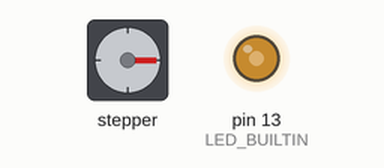
Simulated run of this sketch. Board: Arduino Uno, built with avr-gcc and run on an emulated ATmega328P. Shown: stepper motor, output pins drawn as LEDs (lit = HIGH). Wiring (inferred from the names in the program): stepper motor driver (200 steps per turn assumed): step A4; direction A5. Pins used as bus, display or sensor lines are not drawn.

Above: at 0.05 s.
At 0.15 s:
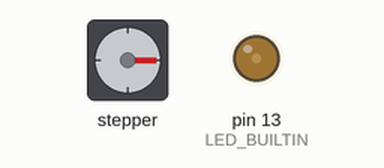
At 1.1 s:
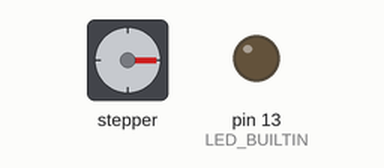
Timing chart, 0 to 3.0 s (numbered marks = the images above):
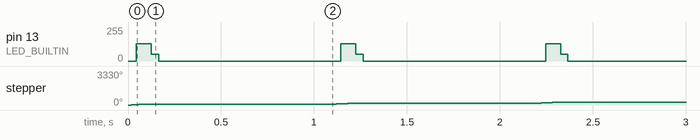

The sketch:

MotorComSerial.ino
```cpp
/*
-> Pino de sleep ativado em high por default, pino reset floating --> ligar o sleep no floating (testar isso se não der certo)
-> pinos de microsteep tem resistor de pull down e deixar sem nada resulta em full step
-> enable sempre ligado
*/

//usar define faz ele demorar para compilar, por algumar razão
//lembrar que define não ocupa memoria como variavel, só
//substitui o texto
#define DIR_PIN A5
#define STEP_PIN A4
#define ENABLE_PIN A3


void setup() {

  //Seta pins como output
  pinMode(STEP_PIN, OUTPUT);
  pinMode(DIR_PIN, OUTPUT);

  pinMode(LED_BUILTIN, OUTPUT);

  digitalWrite(DIR_PIN, HIGH);     // define direção (troque HIGH/LOW para inverter)

}

void loop() {

  for (int i = 0; i < 50; i++) // gera 50 pulsos de step (1.8 * 50 = 90)
    {
    digitalWrite(STEP_PIN, HIGH);   // Liga o motor ao setar o pin de step como high, cada setamento desse pino faz passar um passo
    digitalWrite(LED_BUILTIN, HIGH);
    delayMicroseconds(1000);
    digitalWrite(STEP_PIN, LOW);    // seta pin como low
    digitalWrite(LED_BUILTIN, LOW);
    delayMicroseconds(1000);
    }

delay(1000);
}
```

Measured:
- by itself, pin 13 (LED_BUILTIN): repeats every 1.1 s: 51/255 0.04 s, 0/255 0.98 s, 128/255 0.08 s
- by itself, stepper: turns 90° clockwise in 0.08 s, repeating every 1.1 s
